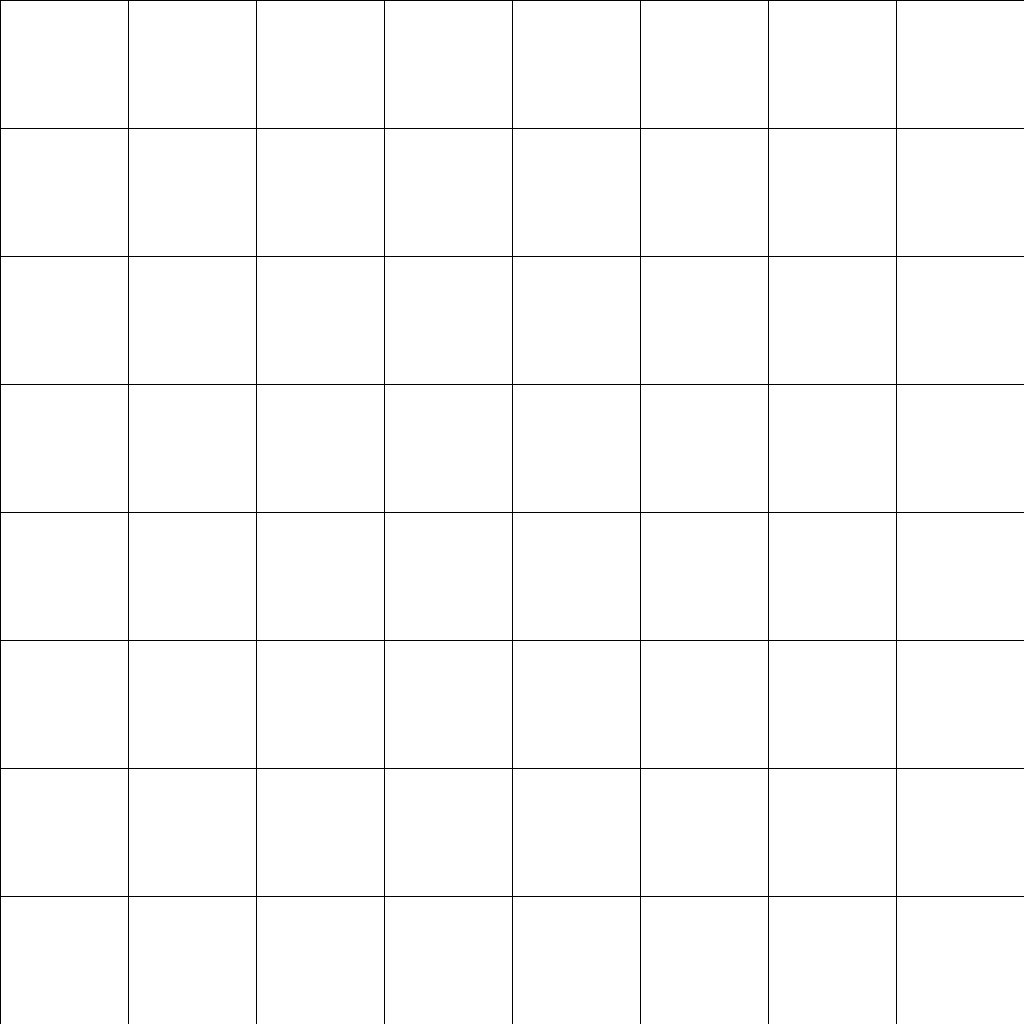
Frame 1 (no input)
Frame 60 (the mouse pressed at the canvas centre just before this capture): identical to frame 1, image omitted
Frame 120 (the mouse held since frame 60 and released just before this capture): identical to frame 1, image omitted

The Processing sketch that drew this single still picture (run headless with seeded random() and noise(); from frame 60 on, the mouse is pressed at the canvas centre):

// Processing sketch: hitDetector_Processing
// ── hitDetector_Processing.pde
ArrayList <HitDetection> hits;
void setup(){
  size(1024, 1024);
  hits = new ArrayList();
  for(int x = 0; x < width; x = x + 128){
    for(int y = 0; y < height; y = y + 128){
     HitDetection h = new HitDetection(x, y, 128, 128);
     hits.add(h);
    }
  }
}

void draw(){
  for(HitDetection h : hits){
    h.makeDetection(mouseX, mouseY);
    h.update();
  }
}

// ── HitDetector.pde
class HitDetection{
  int x, y, w, h;
  boolean hit = false;
  public HitDetection(int x, int y, int w, int h){
    this.x = x;
    this.y = y;
    this.w = w;
    this.h = h;
  }
  
  void makeDetection(int mx, int my){  
    if((mx > x && mx < x+w) && (my > y && my < y+h)){
       hit = true;
    }else{
      hit = false;
    }
  }
  
  void update(){
    if(hit == true){
      fill(0);
    }else{
      fill(255);
    }
    rect(x, y, w, h);
  }
}
